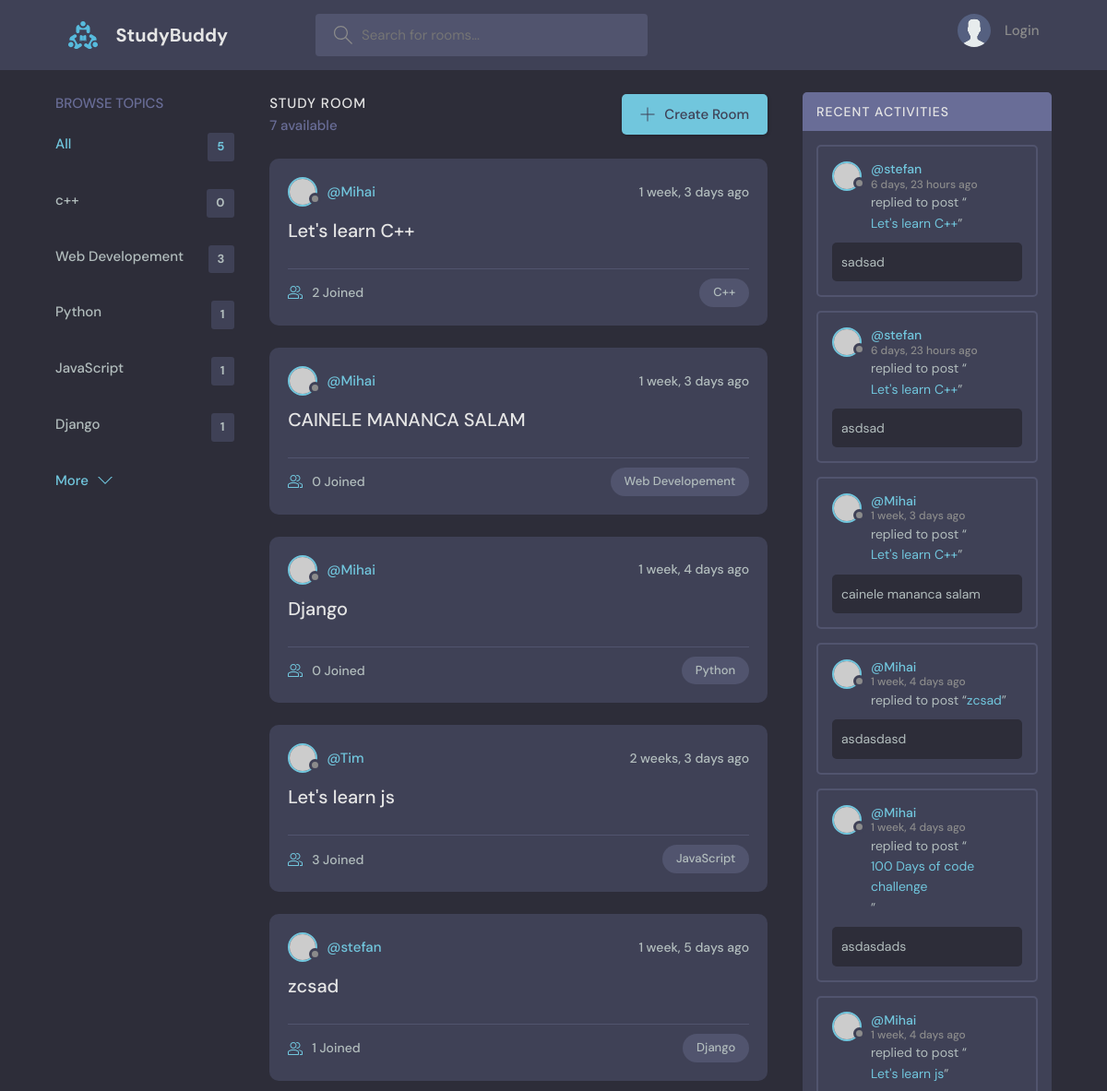
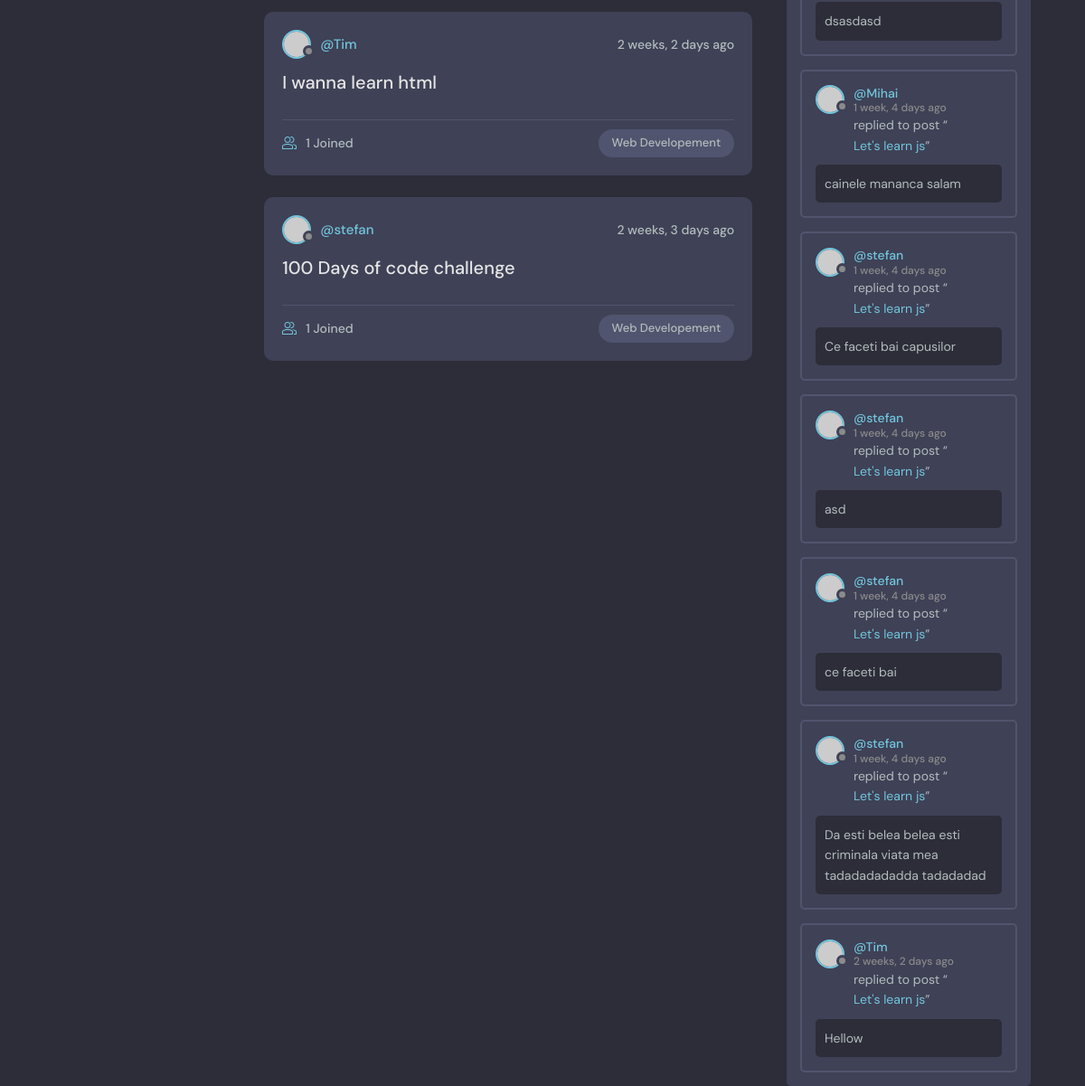
The page / on the database its author committed (2 pictures, top to bottom).
### base/models.py (models this page shows, shortened)
class Topic(models.Model):
    name = models.CharField(max_length=200)
    class Meta:
        ordering = ['-name']

class Room(models.Model):
    host = models.ForeignKey(User, on_delete=models.SET_NULL, null=True)
    topic = models.ForeignKey(Topic, on_delete=models.SET_NULL, null=True)
    name = models.CharField(max_length=200)
    description = models.TextField(null=True, blank=True)
    participants = models.ManyToManyField(User, related_name='participants', blank=True)
    updated = models.DateTimeField(auto_now=True)
    created = models.DateTimeField(auto_now_add=True)
    class Meta:
        ordering = ['-updated', '-created']
    def __str__(self):
        return self.name

class Message(models.Model):
    user = models.ForeignKey(User, on_delete=models.CASCADE)
    room = models.ForeignKey(Room, on_delete=models.CASCADE)
    body = models.TextField()
    updated = models.DateTimeField(auto_now=True)
    created = models.DateTimeField(auto_now_add=True)
    class Meta:
        ordering = ['-updated', '-created']

### base/views.py (the view)
# urls.py: path('', views.home, name="home"),
def home(request):
    q = request.GET.get('q') if request.GET.get('q') != None else ''
    rooms = Room.objects.filter(
        Q(topic__name__icontains=q) |
        Q(name__icontains=q)|
        Q(description__icontains=q)
    )
    topics = Topic.objects.all()[0:5]
    room_count = rooms.count()
    room_messages = Message.objects.filter(Q(room__topic__name__icontains=q))
    context = {
        'rooms': rooms,
        'topics': topics,
        'room_count': room_count,
        'room_messages': room_messages,
    }
    return render(request, 'base/home.html', context)

### base/templates/base/home.html (shortened to what this page needs)
{% extends 'main.html' %}
{% block content %}
<main class="layout layout--3">
    <div class="container">
        {% include 'base/topics_component.html' %}
        <div class="roomList">
        <div class="roomList__header">
            <div>
            <h2>Study Room</h2>
            <p>{{room_count}} available</p>
            </div>
            <a class="btn btn--main" href="{% url 'create-room' %}">
            <svg version="1.1" xmlns="http://www.w3.org/2000/svg" width="32" height="32" viewBox="0 0 32 32">
                <title>add</title>
                <path
                d="M16.943 0.943h-1.885v14.115h-14.115v1.885h14.115v14.115h1.885v-14.115h14.115v-1.885h-14.115v-14.115z"
                ></path>
            </svg>
            Create Room
            </a>
        </div>
        {% include 'base/feed_component.html' %}
        </div>
        {% include 'base/activity_component.html' %}
    </div>
</main>
{% endblock content%}

### base/templates/base/topics_component.html
<div class="topics">
<div class="topics__header">
    <h2>Browse Topics</h2>
</div>
<ul class="topics__list">
    <li>
    <a href="{% url 'home' %}" class="active">All <span>{{topics.count}}</span></a>
    </li>
    {% for topic in topics %}
    <li>
    <a href="{% url 'home' %}?q={{topic.name}}">{{topic.name}} <span>{{topic.room_set.all.count}}</span></a>
    </li>
    {% endfor %}
</ul>
<a class="btn btn--link" href="{% url 'topics' %}">
    More
    <svg version="1.1" xmlns="http://www.w3.org/2000/svg" width="32" height="32" viewBox="0 0 32 32">
    <title>chevron-down</title>
    <path d="M16 21l-13-13h-3l16 16 16-16h-3l-13 13z"></path>
    </svg>
</a>
</div>

### base/templates/base/feed_component.html (shortened to what this page needs)
{% for room in rooms %}
<div class="roomListRoom">
    <div class="roomListRoom__header">
    <a href="{% url 'user-profile' room.host.id %}" class="roomListRoom__author">
        <div class="avatar avatar--small">
        <img src="https://randomuser.me/api/portraits/women/11.jpg" />
        </div>
        <span>@{{room.host.username}}</span>
    </a>
    <div class="roomListRoom__actions">
        <span>{{room.created|timesince}} ago</span>
    </div>
    </div>
    <div class="roomListRoom__content">
    <a href="{% url 'room' room.id%}">{{room.name}}</a>
    </div>
    <div class="roomListRoom__meta">
    <a href="{% url 'room' room.id%}" class="roomListRoom__joined">
        {{room.participants.all.count}} Joined
    </a>
    <p class="roomListRoom__topic">{{room.topic.name}}</p>
    </div>
</div>
{% endfor %}

### base/templates/base/activity_component.html (shortened to what this page needs)
<div class="activities">
    <div class="activities__header">
        <h2>Recent Activities</h2>
    </div>
    {% for message in room_messages %}
    <div class="activities__box">
        <div class="activities__boxHeader roomListRoom__header">
        <a href="{% url 'user-profile' message.user.id %}" class="roomListRoom__author">
            <div class="avatar avatar--small">
            <img src="https://randomuser.me/api/portraits/women/11.jpg" />
            </div>
            <p>
            @{{message.user}}
            <span>{{message.created|timesince}} ago</span>
            </p>
        </a>
        </div>
        <div class="activities__boxContent">
        <p>replied to post “<a href="{% url 'room' message.room.id %}">{{message.room}}</a>”</p>
        <div class="activities__boxRoomContent">
            {{message.body}}
        </div>
        </div>
    </div>
    {% endfor %}
    </div>

### rows shown on the page
Topic: name "c++", room_set.all.count "0"
Topic: name "Web Developement", room_set.all.count "3"
Topic: name "Python", room_set.all.count "1"
Topic: name "JavaScript", room_set.all.count "1"
Topic: name "Django", room_set.all.count "1"
Room: host.username "Mihai", created "1 week, 3 days", name "Let's learn C++", participants.all.count "2", topic.name "C++"
Room: host.username "Mihai", created "1 week, 3 days", name "CAINELE MANANCA SALAM", participants.all.count "0", topic.name "Web Developement"
Room: host.username "Mihai", created "1 week, 4 days", name "Django", participants.all.count "0", topic.name "Python"
Room: host.username "Tim", created "2 weeks, 3 days", name "Let's learn js", participants.all.count "3", topic.name "JavaScript"
Room: host.username "stefan", created "1 week, 5 days", name "zcsad", participants.all.count "1", topic.name "Django"
Room: host.username "Tim", created "2 weeks, 2 days", name "I wanna learn html", participants.all.count "1", topic.name "Web Developement"
Room: host.username "stefan", created "2 weeks, 3 days", name "100 Days of code challenge", participants.all.count "1", topic.name "Web Developement"
Message: user "stefan", created "6 days, 23 hours", room "Let's learn C++", body "sadsad"
Message: user "stefan", created "6 days, 23 hours", room "Let's learn C++", body "asdsad"
Message: user "Mihai", created "1 week, 3 days", room "Let's learn C++", body "cainele mananca salam"
Message: user "Mihai", created "1 week, 4 days", room "zcsad", body "asdasdasd"
Message: user "Mihai", created "1 week, 4 days", room "100 Days of code challenge", body "asdasdads"
Message: user "Mihai", created "1 week, 4 days", room "Let's learn js", body "dsasdasd"
Message: user "Mihai", created "1 week, 4 days", room "Let's learn js", body "cainele mananca salam"
Message: user "stefan", created "1 week, 4 days", room "Let's learn js", body "Ce faceti bai capusilor"
Message: user "stefan", created "1 week, 4 days", room "Let's learn js", body "asd"
Message: user "stefan", created "1 week, 4 days", room "Let's learn js", body "ce faceti bai"
Message: user "stefan", created "1 week, 4 days", room "Let's learn js", body "Da esti belea belea esti criminala viata mea tadadadadadda tadadadad"
Message: user "Tim", created "2 weeks, 2 days", room "Let's learn js", body "Hellow"

### other values the page prints
{{ topics.count }} "5"
{{ room_count }} "7"
